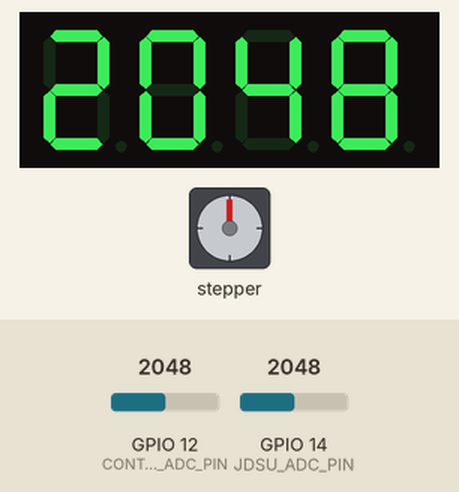
Simulated run of this sketch. Board: ESP32. Shown: stepper motor, 4-digit seven-segment display. Wiring (inferred from the names in the program): stepper motor (200 steps per turn assumed): coils GPIO 22, GPIO 23, GPIO 21, GPIO 19. Inputs (shaded band) come from the test bench; at power-on: GPIO 12 (CONTROL_ADC_PIN) = 2048, GPIO 14 (JDSU_ADC_PIN) = 2048.

Above: at 1.2 s.
1.3 s: GPIO 12 (CONTROL_ADC_PIN) set to 2162
At 3.82 s:
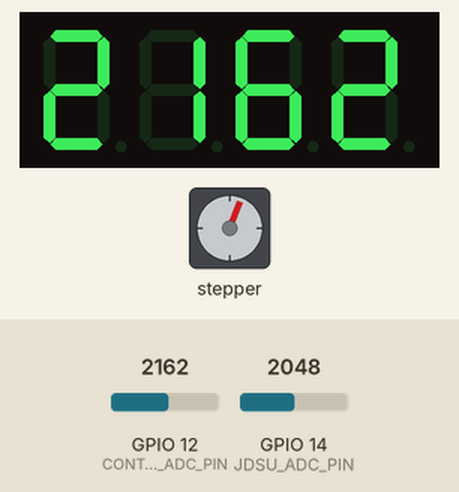
4.3 s: GPIO 12 (CONTROL_ADC_PIN) set to 2047
At 5.5 s:
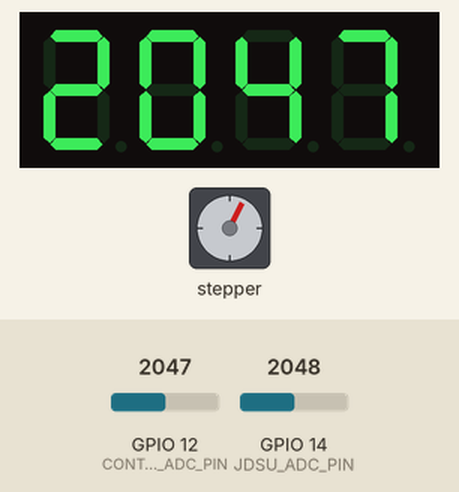
5.8 s: GPIO 14 (JDSU_ADC_PIN) set to 2122
At 7.08 s:
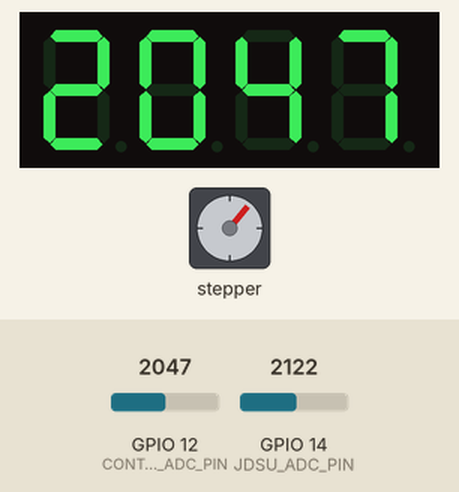
8.7 s: GPIO 14 (JDSU_ADC_PIN) set to 2047
At 8.7 s:
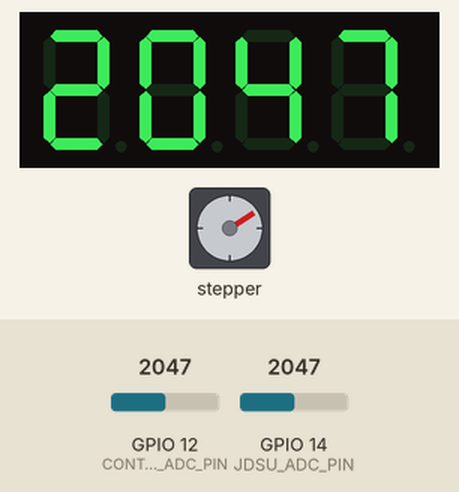
10.2 s: GPIO 12 (CONTROL_ADC_PIN) set to 2866
At 10.66 s:
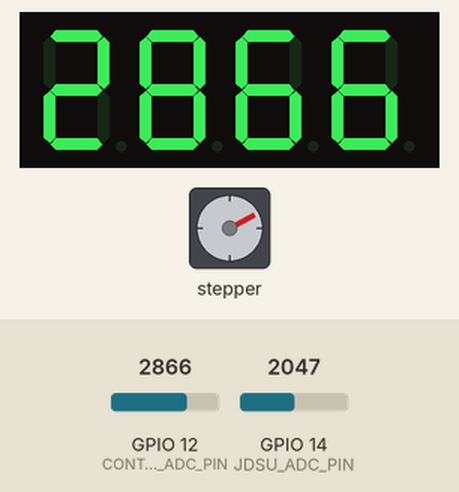
12.4 s: GPIO 14 (JDSU_ADC_PIN) set to 2783
15.4 s: GPIO 14 (JDSU_ADC_PIN) set to 2876
At 15.4 s:
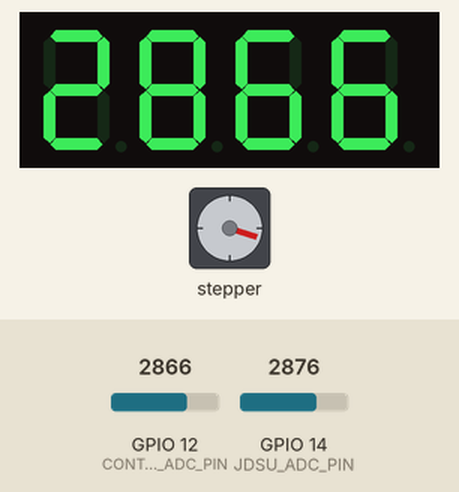
Timing chart, 0 to 17.9 s (numbered marks = the images above; inputs shaded):
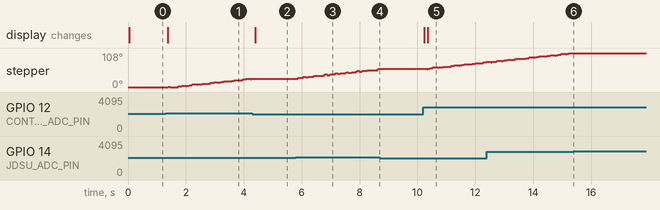

The sketch:

Prueba_concepto.ino
```cpp
#include <Arduino.h>
#include <TM1637Display.h>

#define CONTROL_ADC_PIN 12
#define JDSU_ADC_PIN 14
#define DISPLAY_CLK 2
#define DISPLAY_DIO 4
#define SETPOINT_READINGS_NUMBER 10

const int motorControlPins[4] = {22, 23, 21, 19};
const int motorControlSequence[4][4] = {{0,1,0,1},
                                        {1,1,0,0},
                                        {1,0,1,0},
                                        {0,0,1,1}};
uint8_t displayData[] = { 0xff, 0xff, 0xff, 0xff };

int currentStep = 0;
uint16_t setPoint = 0;
uint16_t JDSUValue = 0;
int difference = 0;

TM1637Display display(DISPLAY_CLK, DISPLAY_DIO);

void getSetPoint(void);
void singleStep(int sentido);

void setup() {
  for(int i = 0; i <= 3; i++)
  {
    pinMode(motorControlPins[i], OUTPUT);
  }
  pinMode(CONTROL_ADC_PIN, INPUT);
  pinMode(JDSU_ADC_PIN, INPUT);
  Serial.begin(115200);
  display.setBrightness(0x0f);
}

void loop() {
  getSetPoint();
  JDSUValue = analogRead(JDSU_ADC_PIN);

  display.showNumberDec(setPoint, true);
  //Serial.print("Control:");
  //Serial.println(setPoint);
  //Serial.print("JDSU:");
  //Serial.println(JDSUValue);


  difference = setPoint - JDSUValue;
  if(abs(difference) < 50)
  {}
  else if(difference > 0)
  {
    singleStep(1);
  }
  else
  {
    singleStep(0);
  }
}


// This function gets the setpoint from the input potentiometer.
// It measures SETPOINT_READINGS_NUMBER times at aproximately 200 hertz from CONTROL_ADC_PIN,
// and averages the result to filter high frequency components.
void getSetPoint(void)
{
  uint32_t acumulator = 0;
  for(int i = 0; i < SETPOINT_READINGS_NUMBER; i++)
  {
    acumulator += analogRead(CONTROL_ADC_PIN);
    delay(5);
  }
  setPoint = acumulator/SETPOINT_READINGS_NUMBER;
  if(setPoint < 204){setPoint = 204;}
  if(setPoint > 3891){setPoint = 3891;}
}

// This function outputs the control word necessary for stepping the attenuator once.
// Its single argument indicates which direction is to be used. 1 for increasing attenuation (and ADC measurement) and 0 for the contrary
// The control word is held for DELAY_HOLD_OUTPUT milliseconds, and then turned off to avoid dissipating energy unnecessarily
void singleStep(int sentido)
{
  if (sentido == 1)
  {
    currentStep++;
    if (currentStep == 4){currentStep = 0;}
  }
  else if (sentido == 0)
  {
    currentStep--;
    if (currentStep == -1){currentStep = 3;}
  }
  else
  {
    return;
  }
  for(int i = 0; i < sizeof(motorControlPins)/sizeof(motorControlPins[0]); i++)
  {
    digitalWrite(motorControlPins[i], motorControlSequence[currentStep][i]);
  }
  delay(20);
  for(int i = 0; i < sizeof(motorControlPins)/sizeof(motorControlPins[0]); i++)
  {
    digitalWrite(motorControlPins[i], 0);
  }
}
```

Measured:
- the behaviour switches between 2097 and 2098 on GPIO 12 (CONTROL_ADC_PIN) (found by bisection; images 0 and 1)
- the behaviour switches between 2096 and 2097 on GPIO 14 (JDSU_ADC_PIN) (found by bisection; images 2 and 3)
- the behaviour switches between 2816 and 2817 on GPIO 14 (JDSU_ADC_PIN) (found by bisection; images 5 and 6)
- after the input at 1.3 s, the display: changes after 0.07 s (image 1)
- after the input at 4.3 s, stepper: goes on until 4.3 s, then stays 27°; the display: changes after 0.10 s (image 2)
- after the input at 8.7 s, stepper: stays 58° (without the input it goes to 56° after 0.02 s)
- after the input at 15.4 s, stepper: stays 108° (without the input it goes to 110° after 0.19 s)
